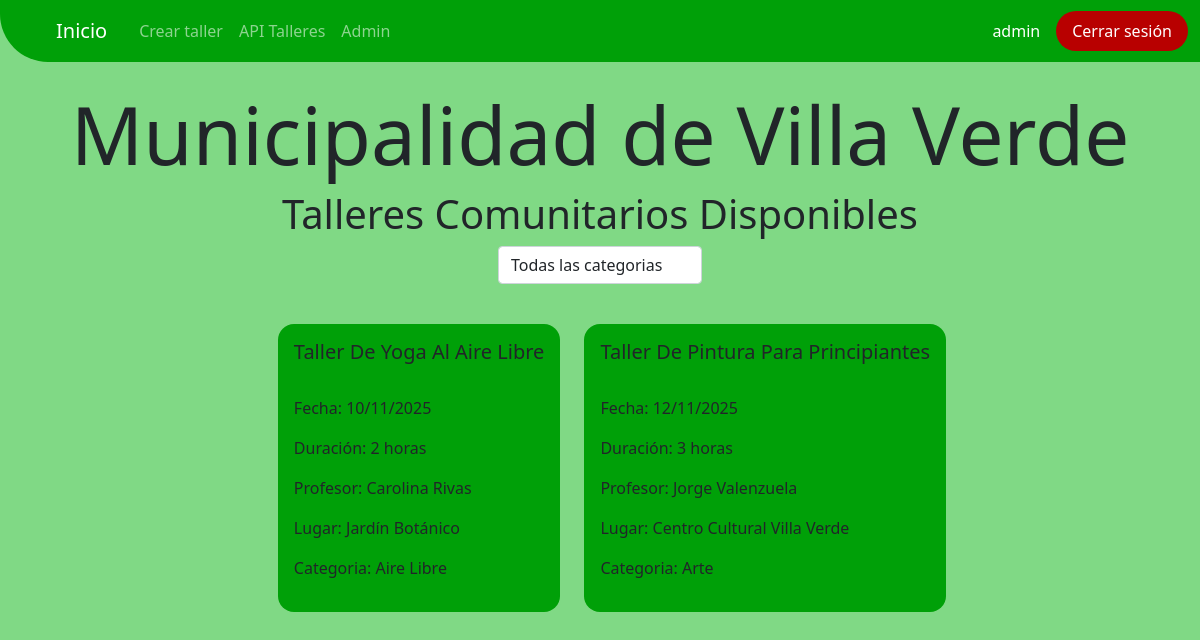
The app's page / (signed in) with its own data.
### core/models.py (models this page shows, shortened)
class Taller(models.Model):
    titulo = models.CharField(max_length=100)
    fecha = models.DateField()
    duracion_horas = models.FloatField(validators=[MinValueValidator(0)])
    estado = models.CharField(max_length=20, choices=(('pendiente', 'pendiente'),('aceptado', 'aceptado'),('rechazado', 'rechazado')), default='pendiente')
    profesor = models.ForeignKey(Profesor, null=True, blank=True, on_delete=models.CASCADE)
    lugar = models.ForeignKey(Lugar, on_delete=models.CASCADE)
    categoria = models.ForeignKey(Categoria, on_delete=models.CASCADE)
    observacion = models.CharField(max_length=200, null=True, blank=True)

class Profesor(models.Model):
    nombre_completo = models.CharField(max_length=50)
    def __str__(self):
        return self.nombre_completo

class Lugar(models.Model):
    nombre = models.CharField(max_length=50)
    def __str__(self):
        return self.nombre

class Categoria(models.Model):
    nombre = models.CharField(max_length=50)
    def __str__(self):
        return self.nombre

### core/views.py (the view)
# urls.py: path("", views.home_view, name='home'),
def home_view(request):
    try:
        categorias = Categoria.objects.all()
        talleres = Taller.objects.filter(estado='aceptado', fecha__gte=date.today()).order_by('fecha')
        categoria = request.GET.get('categoria')
        if categoria:
            try:
                categoria_id = int(categoria)
                talleres = talleres.filter(categoria_id=categoria_id)
            except (ValueError, TypeError):
                pass
        data = {
            'categorias': categorias,
            'talleres': talleres,
        }
        return render(request, 'core/index.html', data)
    except Exception as e:
        logger.error(f"Error in home_view: {e}")
        messages.error(request, "Error al cargar la página. Por favor, inténtelo de nuevo.")
        return render(request, 'core/index.html', {'categorias': [], 'talleres': []})

### core/templates/core/index.html (shortened to what this page needs)
{% extends 'core/base.html' %}
{% load static %}
{% block contenido %}
<h1 class="d-flex justify-content-center mt-4" style="font-size: max(min(7vw, 500%), 4vw)">Municipalidad de Villa Verde</h1>
<h1 class="d-flex justify-content-center">Talleres Comunitarios Disponibles</h1>
<section class="d-flex m-auto" style="width:fit-content;">
    <form method="get">
    <select class="form-control" name="categoria" onchange="this.form.submit()">
        <option value="">Todas las categorias</option>
    </select>
    </form>
</section>
<section class="d-flex gap-4 justify-content-center" style="margin-top: 5vh;">
    {% for taller in talleres %}
    <div class="taller">
        <h5>{{ taller.titulo|title }}</h5>
        <br>
        <p>Fecha: {{ taller.fecha|date:"d/m/Y" }}</p>
        <p>Duración: {{ taller.duracion_horas|floatformat:"0" }} horas</p>
        <p>Profesor: {{ taller.profesor }}</p>
        <p>Lugar: {{ taller.lugar }}</p>
        <p>Categoria: {{ taller.categoria }}</p>
    </div>
    {% endfor %}
</section>
{% endblock %}

### core/templates/core/navbar.html (shortened to what this page needs)
{% load static %}
{% if user.is_authenticated %}
<nav class="navbar navbar-expand-lg navbar-dark sticky-top">
  <div class="container-fluid ps-5">
    <a class="navbar-brand" href="{% url 'home' %}">Inicio</a>
    <div class="collapse navbar-collapse" id="navbar-content">
      <ul class="navbar-nav me-auto">
        <li class="nav-item">
          <a class="nav-link" href="{% url 'newTaller' %}">Crear taller</a>
        </li>
        <li class="nav-item">
          <a class="nav-link" href="{% url 'taller-list' %}">API Talleres</a>
        </li>
        <li class="nav-item">
          <a class="nav-link" href="{% url 'admin:login' %}">Admin</a>
        </li>
      </ul>
      <span class="navbar-text me-3 text-white">{{ request.user.username }}</span>
      <a class="logout nav-link text-white" href="{% url 'logout' %}">Cerrar sesión</a>
    </div>
  </div>
</nav>
{% endif %}

### core/static/core/css/estilos.css (style rules this page uses)
body { background-color: rgb(128, 217, 133); }
.navbar { background-color: rgb(0, 160, 8); border-radius: 0 0 0 4vw; }
.logout { background-color: rgb(184, 0, 0); border-radius: 4vh; max-width: 155px; transition: all 200ms; }
.navbar-brand { transition: all 200ms; padding:8px; }
.taller { background-color: rgb(0, 160, 8); padding: 2vh; border-radius: 2vh; }

### records on screen
Taller: titulo "Taller De Yoga Al Aire Libre", fecha "10/11/2025", duracion_horas "2", profesor "Carolina Rivas", lugar "Jardín Botánico", categoria "Aire Libre"
Taller: titulo "Taller De Pintura Para Principiantes", fecha "12/11/2025", duracion_horas "3", profesor "Jorge Valenzuela", lugar "Centro Cultural Villa Verde", categoria "Arte"

### other values on screen
{{ request.user.username }} "admin"
